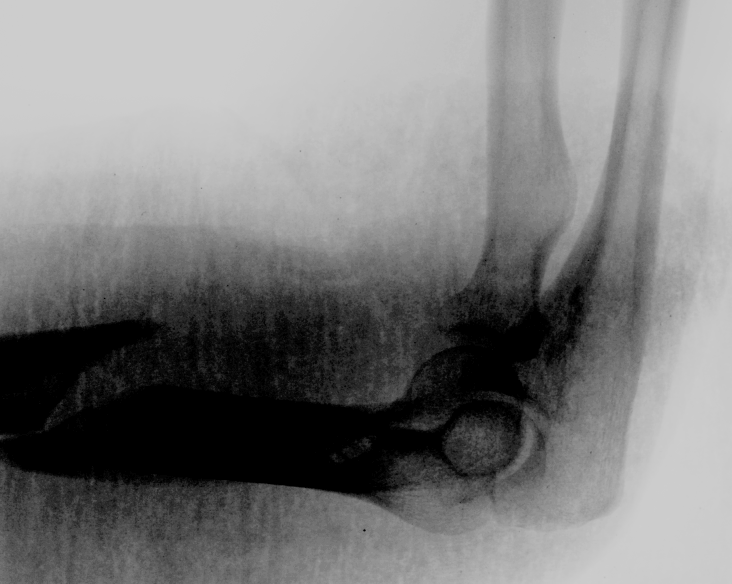
%> input picture broke_deg.tif, 732 x 584 px
$ octave Broke.m   (GNU Octave 9; MATLAB toolbox functions it lacks are replaced by stand-ins)
%> lines starting %> are read from the running program, lines starting %| are printed output that depends on the picture
### Realce Radiometrico/realce_rango_identidad.m
function B=realce_rango_identidad(A, rmin, rmax, smax)
%
%A.-Imagen de intensidad
%[rmin, rmax] rango de niveles de gris de entrada a realzar
%smin.- valor de salida fuera del rango
%smax.- valor de salida dentro del rango
%
% B=realce_rango_indentidad(A, rmin, rmax, smax);
%
%UP_PI 2020

A=double(A);

B=A;

idx=find(A>=rmin & A<=rmax);

B(idx)=smax;

endfunction

### Broke.m
clc; close all; clear

A=imread('broke_deg.tif');
%> A is the input picture: size 584x732 uint8; min 0, max 205, mean 123.3
A=rgb2gray(A);

figure
image(A)
colormap(gray(256))
axis image
title('original')

figure
imhist(A)
title('original')
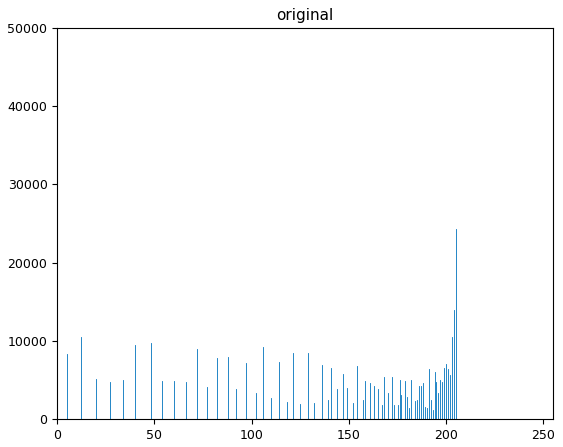
%> figure redrawn from the program's plot data; highest point at x = 0, y = 44792

%B=realce_rango(A, 240, 255, 64, 255);
B=realce_rango_identidad(A, 240, 255, 0);
%> in realce_rango_identidad, `idx=find(A>=rmin & A<=rmax);`: idx = []
B=uint8(B);

figure
image(B)
colormap(gray(256))
axis image
title('rango')

figure
imhist(B)
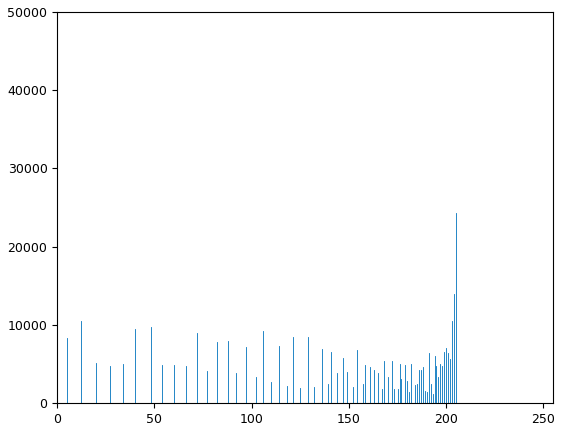
%> figure redrawn from the program's plot data; highest point at x = 0, y = 44792

$ run again, with tiger.tif copied over broke_deg.tif
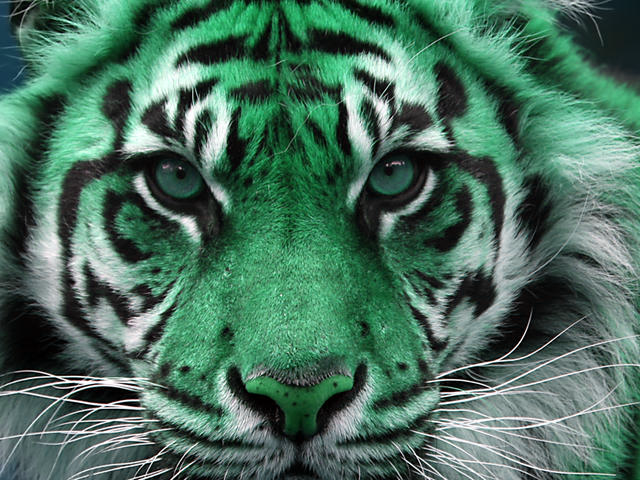
%> input picture tiger.tif, 640 x 480 px
%> A is the input picture: size 480x640x3 uint8; mean R, G, B 73.6, 111.7, 94
%> idx = 3004 values from 1355 to 307086
%> in realce_rango_identidad, `B(idx)=smax;`:
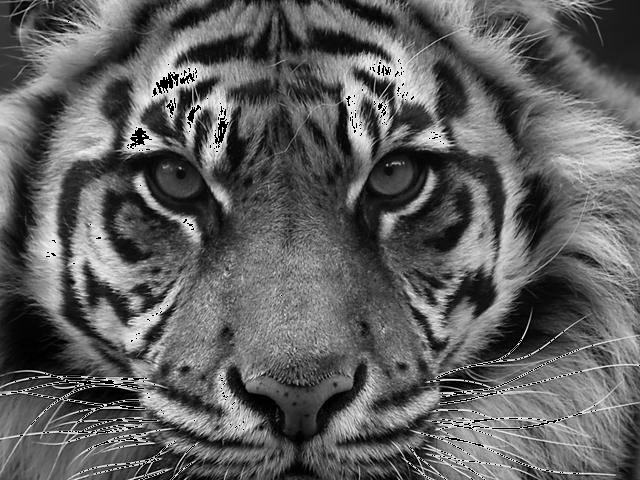
%> B: size 480x640 double; min 0, max 239, mean 95.9
%> `imhist(B)`:
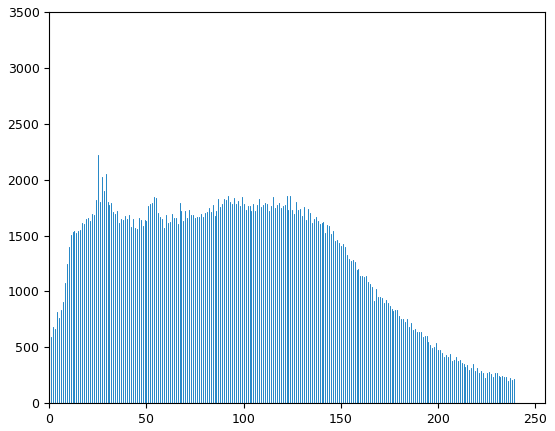
%> figure redrawn from the program's plot data; highest point at x = 0, y = 3299

$ run again, with Neurona1.jpg saved as broke_deg.tif
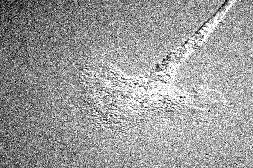
%> input picture Neurona1.jpg, 253 x 168 px
%> A is the input picture: size 168x253 uint8; min 0, max 255, mean 155.1
%> `title('original')`:
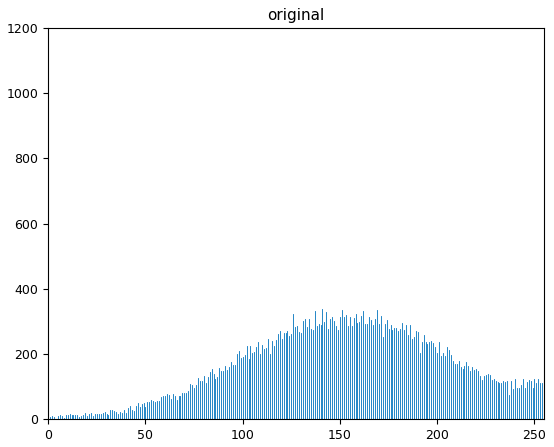
%> figure redrawn from the program's plot data; highest point at x = 255, y = 1192
%> A: size 168x253 double
%> idx = 2856 values from 661 to 42481
%> `imhist(B)`:
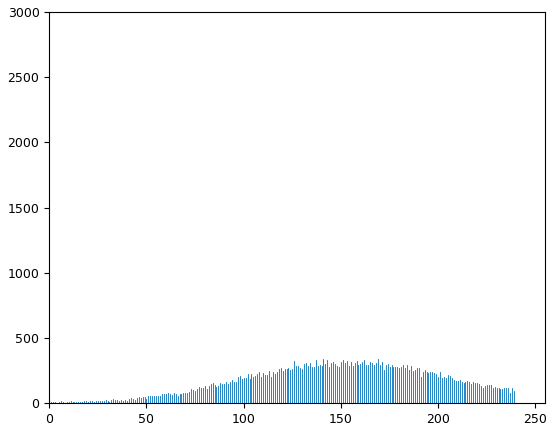
%> figure redrawn from the program's plot data; highest point at x = 0, y = 2905
